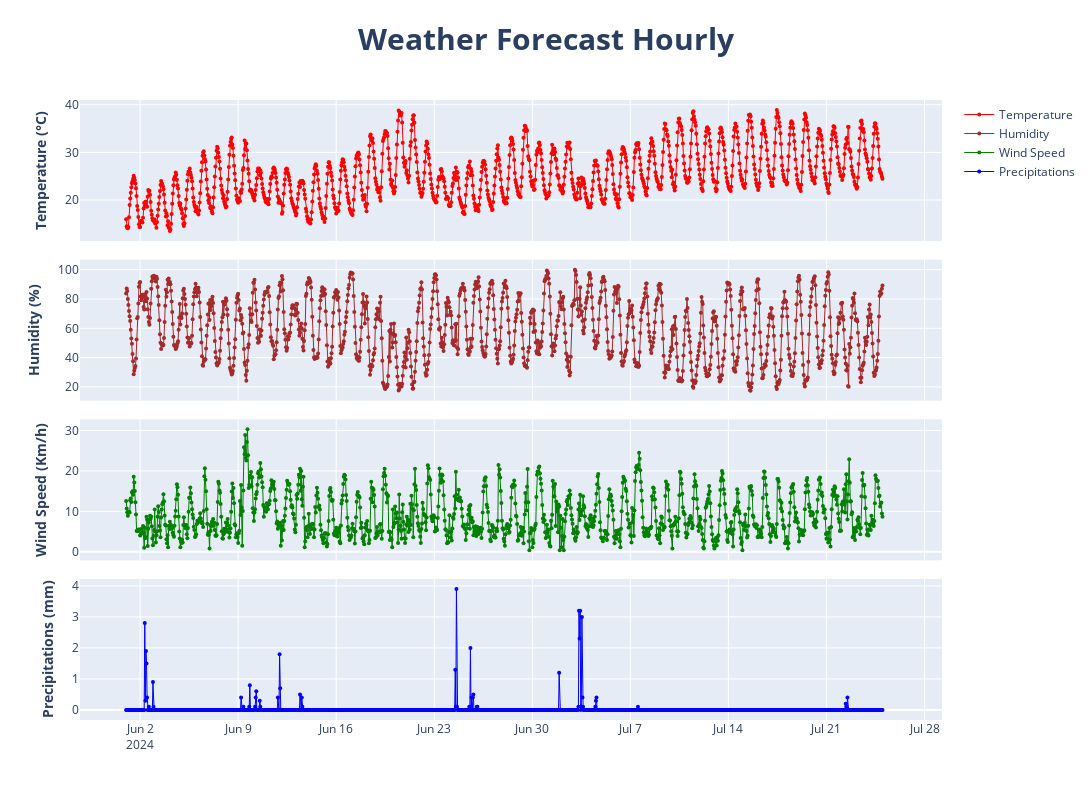

The notebook cell this image was saved under:
### Code cell
point_size = 4
line_width = 1

fig = go.Figure()

# Create a subplot layout: 4 rows, 1 column, shared x-axis
fig = make_subplots(rows=4, cols=1, shared_xaxes=True, vertical_spacing=0.03)

# Add the temperature trace to the first subplot
fig.add_trace(go.Scatter(x=hourly_dataframe['date'], y=hourly_dataframe['temperature_2m'].round(2),
                         mode='lines+markers',
                         name='Temperature',
                         line=dict(color='red', width=line_width),
                         marker=dict(size=point_size),  # Adjust size here
                         hoverinfo='x+y',
                         hovertemplate='Date: %{x}<br>Temperature: %{y}°C<extra></extra>'),
              row=1, col=1)

# Add the humidity trace to the second subplot
fig.add_trace(go.Scatter(x=hourly_dataframe['date'], y=hourly_dataframe['relative_humidity_2m'],
                         mode='lines+markers',
                         name='Humidity',
                         line=dict(color='brown', width=line_width),
                         marker=dict(size=point_size),  # Adjust size here
                         hoverinfo='x+y',
                         hovertemplate='Date: %{x}<br>Humidity: %{y}%<extra></extra>'),
              row=2, col=1)

# Add the wind speed trace to the third subplot
fig.add_trace(go.Scatter(x=hourly_dataframe['date'], y=hourly_dataframe['wind_speed_10m'].round(2),
                         mode='lines+markers',
                         name='Wind Speed',
                         line=dict(color='green', width=line_width),
                         marker=dict(size=point_size),  # Adjust size here
                         hoverinfo='x+y',
                         hovertemplate='Date: %{x}<br>Wind Speed:%{y} Km/h <extra></extra>'),
              row=3, col=1)

# Add the precipitation trace to the fourth subplot
fig.add_trace(go.Scatter(x=hourly_dataframe['date'], y=hourly_dataframe['precipitation'].round(2),
                         mode='lines+markers',
                         name='Precipitations',
                         line=dict(color='blue', width=line_width),
                         marker=dict(size=point_size),  # Adjust size here
                         hoverinfo='x+y',
                         hovertemplate='Date: %{x}<br>Precipitation:%{y} mm <extra></extra>'),
              row=4, col=1)

# Update y-axes titles
fig.update_yaxes(title_text="Temperature (°C)", title_font=dict(weight='bold'), row=1, col=1)
fig.update_yaxes(title_text="Humidity (%)", title_font=dict(weight='bold'), row=2, col=1)
fig.update_yaxes(title_text="Wind Speed (Km/h)", title_font=dict(weight='bold'), row=3, col=1)
fig.update_yaxes(title_text="Precipitations (mm)", title_font=dict(weight='bold'), row=4, col=1)

# Update layout (optional adjustments)
fig.update_layout(height=800, width=2000, title_text="Weather Forecast Hourly", title_font=dict(size=30, weight='bold'), title_x=0.5)

# Show the plot
fig.show()

### Figure 1 — Plotly figure (JSON) as saved in the notebook; plotly's stock layout.template omitted (floating-point values rounded to 4 significant figures; data arrays with more than 128 entries replaced by an {"elided": "..."} marker saying what was removed)
{"data": [{"hoverinfo": "x+y", "hovertemplate": "Date: %{x}<br>Temperature: %{y}°C<extra></extra>", "line": {"color": "red", "width": 1}, "marker": {"size": 4}, "mode": "lines+markers", "name": "Temperature", "type": "scatter", "x": {"elided": "1320 str values"}, "xaxis": "x", "y": {"elided": "1320 float values"}, "yaxis": "y"}, {"hoverinfo": "x+y", "hovertemplate": "Date: %{x}<br>Humidity: %{y}%<extra></extra>", "line": {"color": "brown", "width": 1}, "marker": {"size": 4}, "mode": "lines+markers", "name": "Humidity", "type": "scatter", "x": {"elided": "1320 str values"}, "xaxis": "x2", "y": {"elided": "1320 float values"}, "yaxis": "y2"}, {"hoverinfo": "x+y", "hovertemplate": "Date: %{x}<br>Wind Speed:%{y} Km/h <extra></extra>", "line": {"color": "green", "width": 1}, "marker": {"size": 4}, "mode": "lines+markers", "name": "Wind Speed", "type": "scatter", "x": {"elided": "1320 str values"}, "xaxis": "x3", "y": {"elided": "1320 float values"}, "yaxis": "y3"}, {"hoverinfo": "x+y", "hovertemplate": "Date: %{x}<br>Precipitation:%{y} mm <extra></extra>", "line": {"color": "blue", "width": 1}, "marker": {"size": 4}, "mode": "lines+markers", "name": "Precipitations", "type": "scatter", "x": {"elided": "1320 str values"}, "xaxis": "x4", "y": {"elided": "1320 float values"}, "yaxis": "y4"}], "layout": {"height": 800, "title": {"font": {"size": 30, "weight": "bold"}, "text": "Weather Forecast Hourly", "x": 0.5}, "width": 2000, "xaxis": {"anchor": "y", "domain": [0, 1], "matches": "x4", "showticklabels": false}, "xaxis2": {"anchor": "y2", "domain": [0, 1], "matches": "x4", "showticklabels": false}, "xaxis3": {"anchor": "y3", "domain": [0, 1], "matches": "x4", "showticklabels": false}, "xaxis4": {"anchor": "y4", "domain": [0, 1]}, "yaxis": {"anchor": "x", "domain": [0.7725, 1], "title": {"font": {"weight": "bold"}, "text": "Temperature (°C)"}}, "yaxis2": {"anchor": "x2", "domain": [0.515, 0.7425], "title": {"font": {"weight": "bold"}, "text": "Humidity (%)"}}, "yaxis3": {"anchor": "x3", "domain": [0.2575, 0.485], "title": {"font": {"weight": "bold"}, "text": "Wind Speed (Km/h)"}}, "yaxis4": {"anchor": "x4", "domain": [0, 0.2275], "title": {"font": {"weight": "bold"}, "text": "Precipitations (mm)"}}}}
